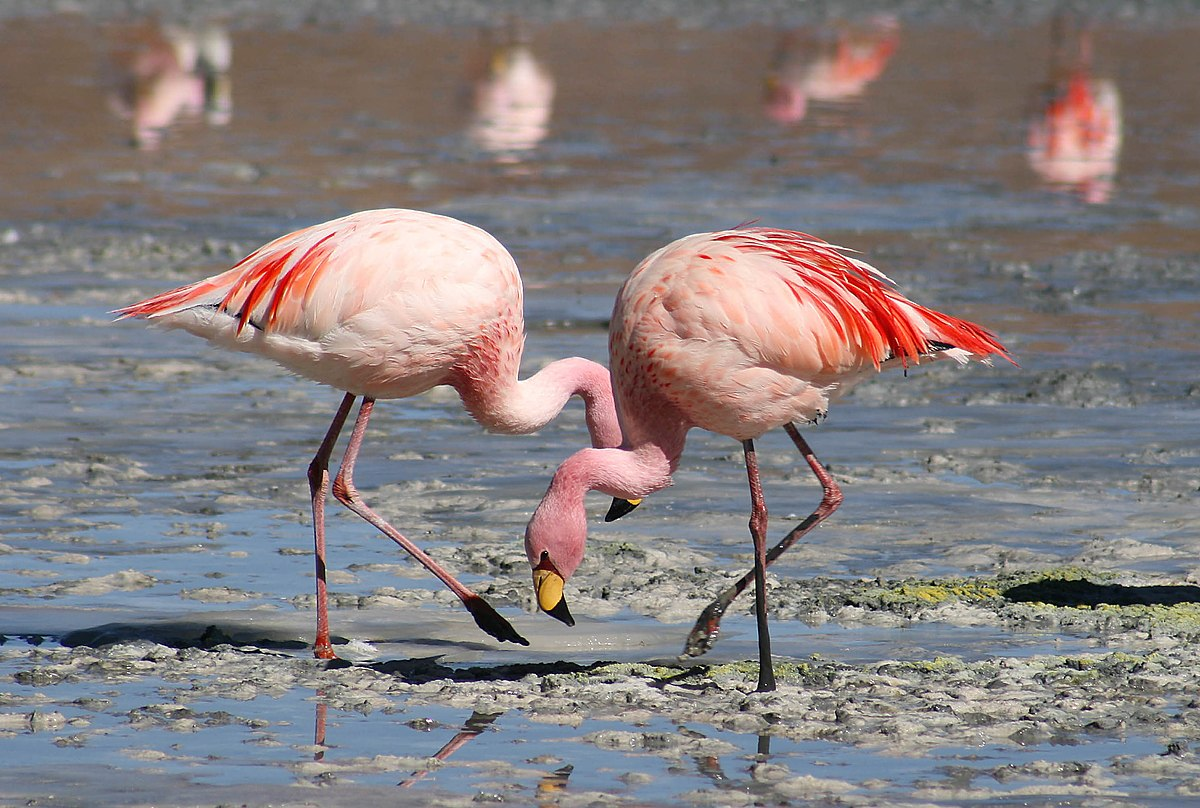
%> input picture sem5/maszynowe/optymalizacja/flamingos.jpg, 1200 x 808 px
$ octave algorytmpca3.m   (GNU Octave 9; MATLAB toolbox functions it lacks are replaced by stand-ins)
%> lines starting %> are read from the running program, lines starting %| are printed output that depends on the picture
clear all
close all
clc

data = imread('flamingos.jpg');
%> data is the input picture: size 808x1200x3 uint8; mean R, G, B 133.1, 125.5, 125.8
figure(1)
imshow(data);
title('Original Image');

data_c_red = data(:,:,1);
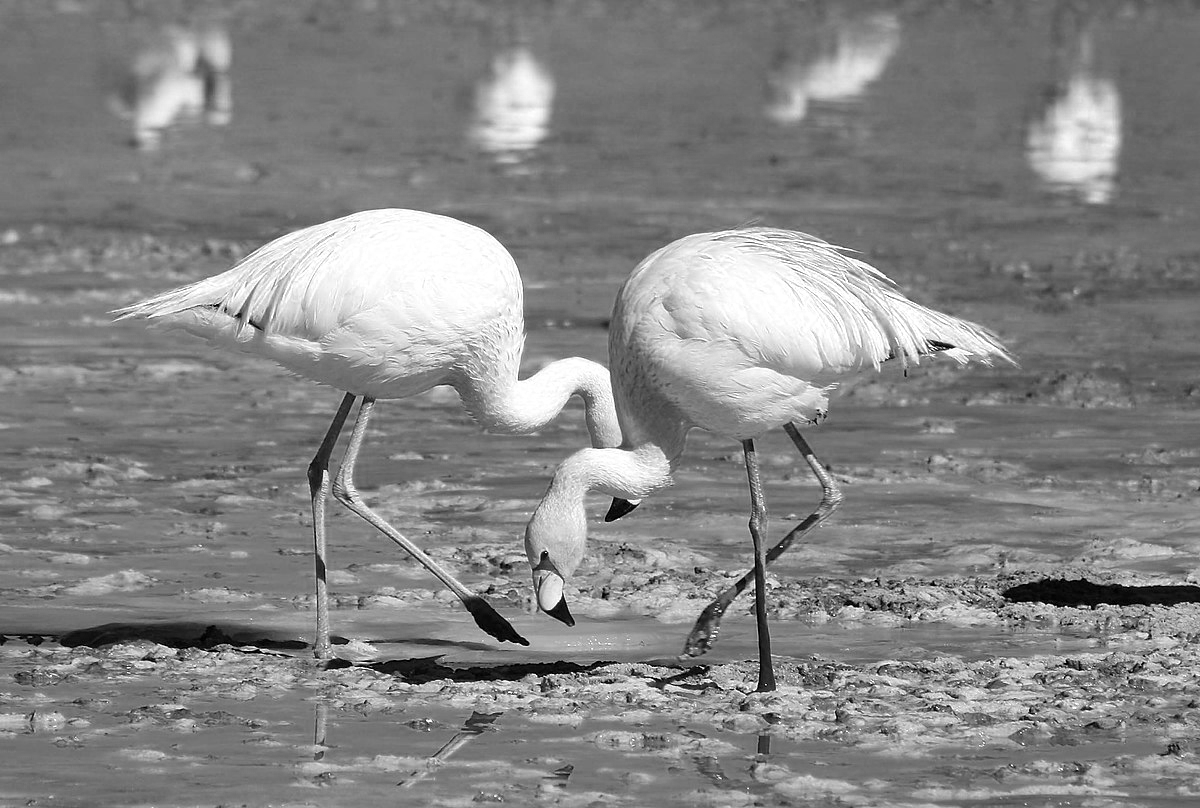
%> data_c_red: size 808x1200 uint8; min 0, max 255, mean 133.1
data_c_red = double(data_c_red);
%> data_c_red: size 808x1200 double

data_c_green = data(:,:,2);
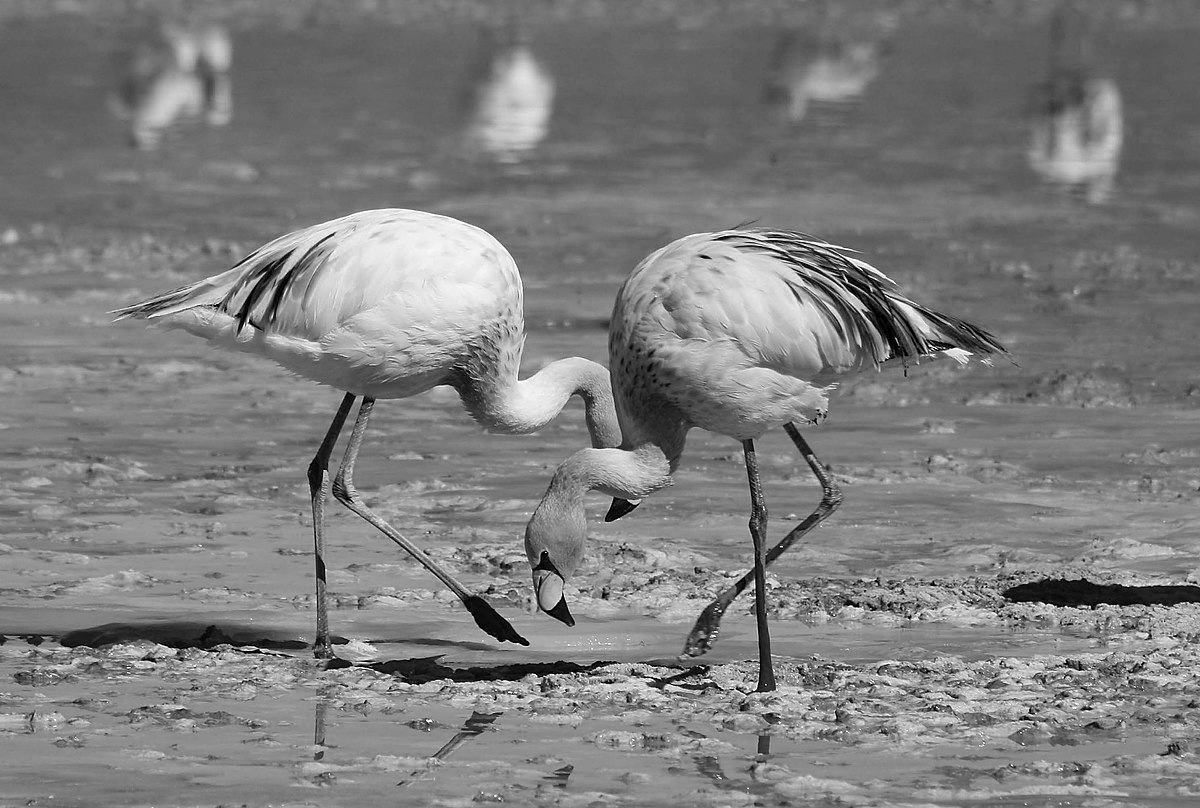
%> data_c_green: size 808x1200 uint8; min 0, max 255, mean 125.5
data_c_green = double(data_c_green);
%> data_c_green: size 808x1200 double

data_c_blue = data(:,:,3);
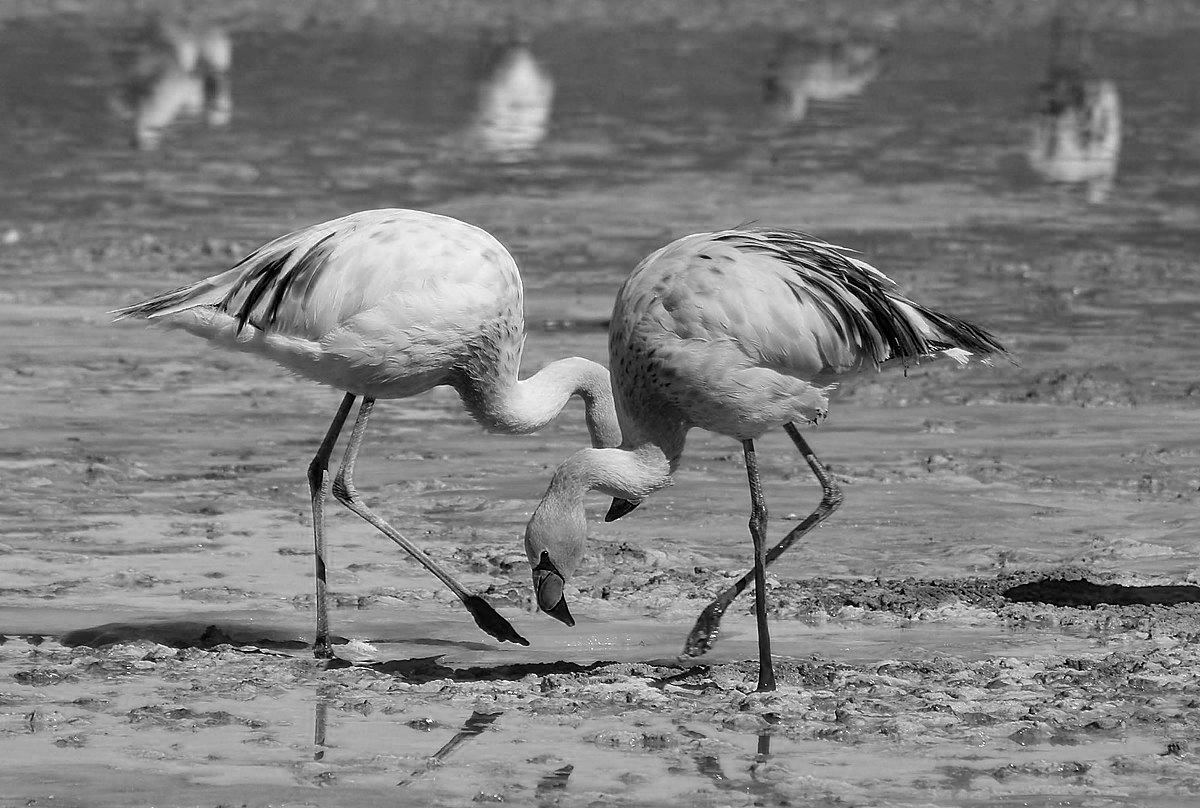
%> data_c_blue: size 808x1200 uint8; min 0, max 255, mean 125.8
data_c_blue = double(data_c_blue);
%> data_c_blue: size 808x1200 double

max_components = size(data_c_blue,2);
%> max_components = 1200
num_components = max_components-1185;
%> num_components = 15

%pca for red
[coeff,score,latent,tsquared,explained,mu] = pca(data_c_red,'NumComponents',num_components);
%> latent = 807 values, max 733383.3 at index 1, min 0.0286 at index 807, mean 2625.6; tsquared = 808 values, max 806 at index 721, min 806 at index 503, mean 806; explained = 807 values, max 34.61 at index 1, min 1.35e-06 at index 807, mean 0.124; mu = 1200 values, max 159.8 at index 515, min 112.4 at index 1142, mean 133.1
data_pca_c_red = score*coeff'+mu;
data_pca_c_red = uint8(data_pca_c_red);
s1=size(score,1)*size(score,2);
%> s1 = 12120
s2=size(coeff,1)*size(coeff,2);
%> s2 = 18000
s3=size(mu,1)*size(mu,2);
%> s3 = 1200
s_pca1= s1+s2+s3;
%> s_pca1 = 31320

%pca for green
[coeff,score,latent,tsquared,explained,mu] = pca(data_c_green,'NumComponents',num_components);
%> latent = 807 values, max 371950.7 at index 1, min 0.027 at index 807, mean 2013.8; tsquared = 808 values, max 806 at index 686, min 806 at index 360, mean 806; explained = 807 values, max 22.89 at index 1, min 1.66e-06 at index 807, mean 0.124; mu = 1200 values, max 149.2 at index 518, min 110.3 at index 761, mean 125.5
data_pca_c_green = score*coeff'+mu;
data_pca_c_green = uint8(data_pca_c_green);
s1=size(score,1)*size(score,2);
s2=size(coeff,1)*size(coeff,2);
s3=size(mu,1)*size(mu,2);
s_pca2= s1+s2+s3;
%> s_pca2 = 31320

%pca for blue
[coeff,score,latent,tsquared,explained,mu] = pca(data_c_blue,'NumComponents',num_components);
%> latent = 807 values, max 415096.8 at index 1, min 0.0386 at index 807, mean 2161.7; tsquared = 808 values, max 806 at index 714, min 806 at index 597, mean 806; explained = 807 values, max 23.79 at index 1, min 2.21e-06 at index 807, mean 0.124; mu = 1200 values, max 148.8 at index 523, min 106.2 at index 761, mean 125.8
data_pca_c_blue = score*coeff'+mu;
data_pca_c_blue = uint8(data_pca_c_blue);
s1=size(score,1)*size(score,2);
s2=size(coeff,1)*size(coeff,2);
s3=size(mu,1)*size(mu,2);
s_pca3= s1+s2+s3;
%> s_pca3 = 31320

data_pca_final = cat(3,data_pca_c_red,data_pca_c_green,data_pca_c_blue);
figure(2)
imshow(data_pca_final);
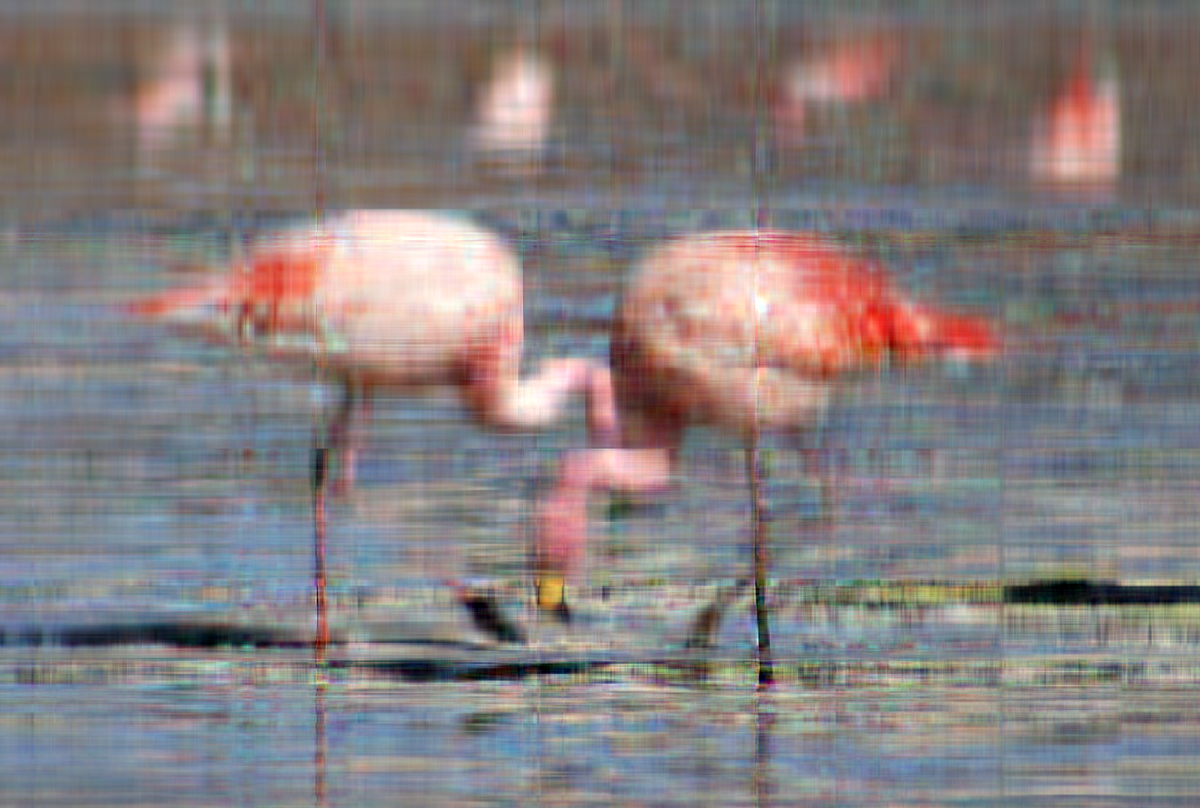
%> displayed picture: size 808x1200x3, on the screen's scale of 0 to 255; mean R, G, B 133.1, 125.5, 125.8; mean of the top-left, top-right, bottom-left and bottom-right quarters 132.7, 117.5, 131.4, 130.8
title('PCA Image');

imwrite(data_pca_final,'flamingos_pca.jpg','jpg');

Q = double(data);
